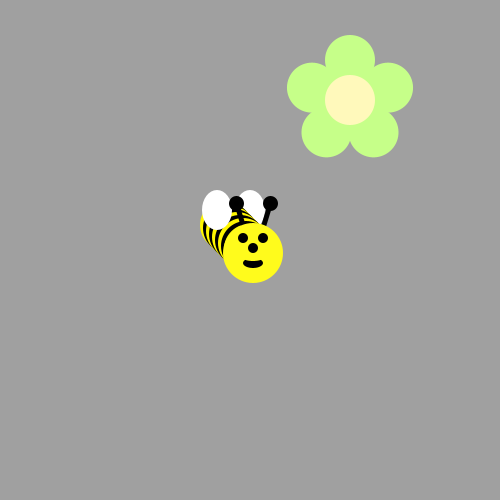
Frame 1 (no input)
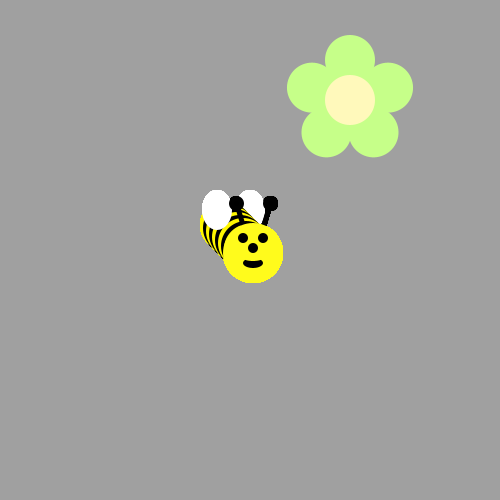
Frame 60 (the mouse pressed at the canvas centre just before this capture)
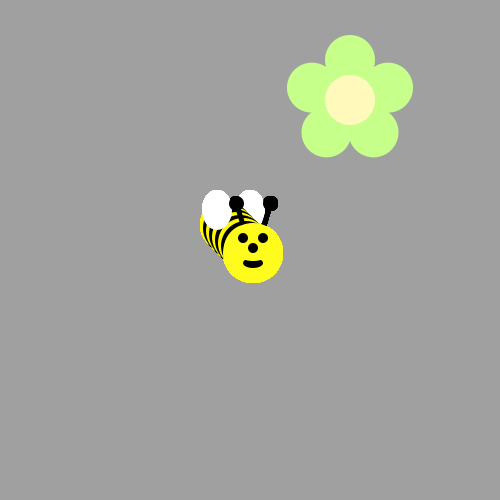
Frame 120 (the mouse held since frame 60 and released just before this capture)

The Processing sketch that drew these frames (run headless with seeded random() and noise(); from frame 60 on, the mouse is pressed at the canvas centre):

// Processing sketch: bumble_bee
// ── bumble_bee.pde

void setup() {
     ellipseMode(CENTER);
     size(500, 500);
     background(160, 160, 160);
     drawFlower(350, 100);
}

void draw() {
  
// First run the program and you should see a flower.  
  
  
/* Then, use a loop to make a body for the Bee! 
(see the image on the recipe, it's a diagonal line of circles)
Use remainder to make the colors alternate between yellow and black
*/


fill(#FFFFFF);
ellipse(250, 210, 30, 40);

for(int erm = 225; erm < 250; erm += 3) {
if(erm % 2 == 0) {
fill(#000000);
}
else{ 
 fill(#FFF700); 
}
ellipse(erm, erm, 50, 50);
}


fill(#FFFFFF);
ellipse(217, 210, 30, 40);
drawBeeFace(253, 253);


}

/**************   Use these methods but  DON'T CHANGE THE CODE BELOW  **************/

void drawFlower(int x, int y) {
     noStroke();
     translate(x, y);
     // draw 5 petals, rotating after each one
     fill(#c6ff89);      // green
      for (int i = 0; i < 5; i++) {
           ellipse(0, -40, 50, 50);
          rotate(radians(72));
     }
     fill(#fff9bb); // light yellow
     ellipse(0, 0, 50, 50);
} 
void drawBeeFace(int BeeFaceX, int BeeFaceY) {
     noStroke();
     fill(0, 0, 0);
     stroke(1);
     strokeWeight(5);
     line(BeeFaceX-10, BeeFaceY-27, BeeFaceX-17, BeeFaceY-50);
     line(BeeFaceX+10, BeeFaceY-27, BeeFaceX+17, BeeFaceY-50);
     ellipse(BeeFaceX-17, BeeFaceY-50, 10, 10);
     ellipse(BeeFaceX+17, BeeFaceY-50, 10, 10);
     noStroke();
     fill(255, 251, 28);
     ellipse(BeeFaceX, BeeFaceY, 60, 60); // face
     fill(255, 237, 209);
     fill(0,0,0);
      ellipse(BeeFaceX-10, BeeFaceY-15, 10, 10); // eyes
     ellipse(BeeFaceX+10, BeeFaceY-15, 10, 10);
      ellipse(BeeFaceX, BeeFaceY-5, 10, 10); // nose
      ellipse(BeeFaceX, BeeFaceY+10, 20, 10);// mouth
     fill(255, 251, 28);
     ellipse(BeeFaceX, BeeFaceY+5, 20, 6);
}
